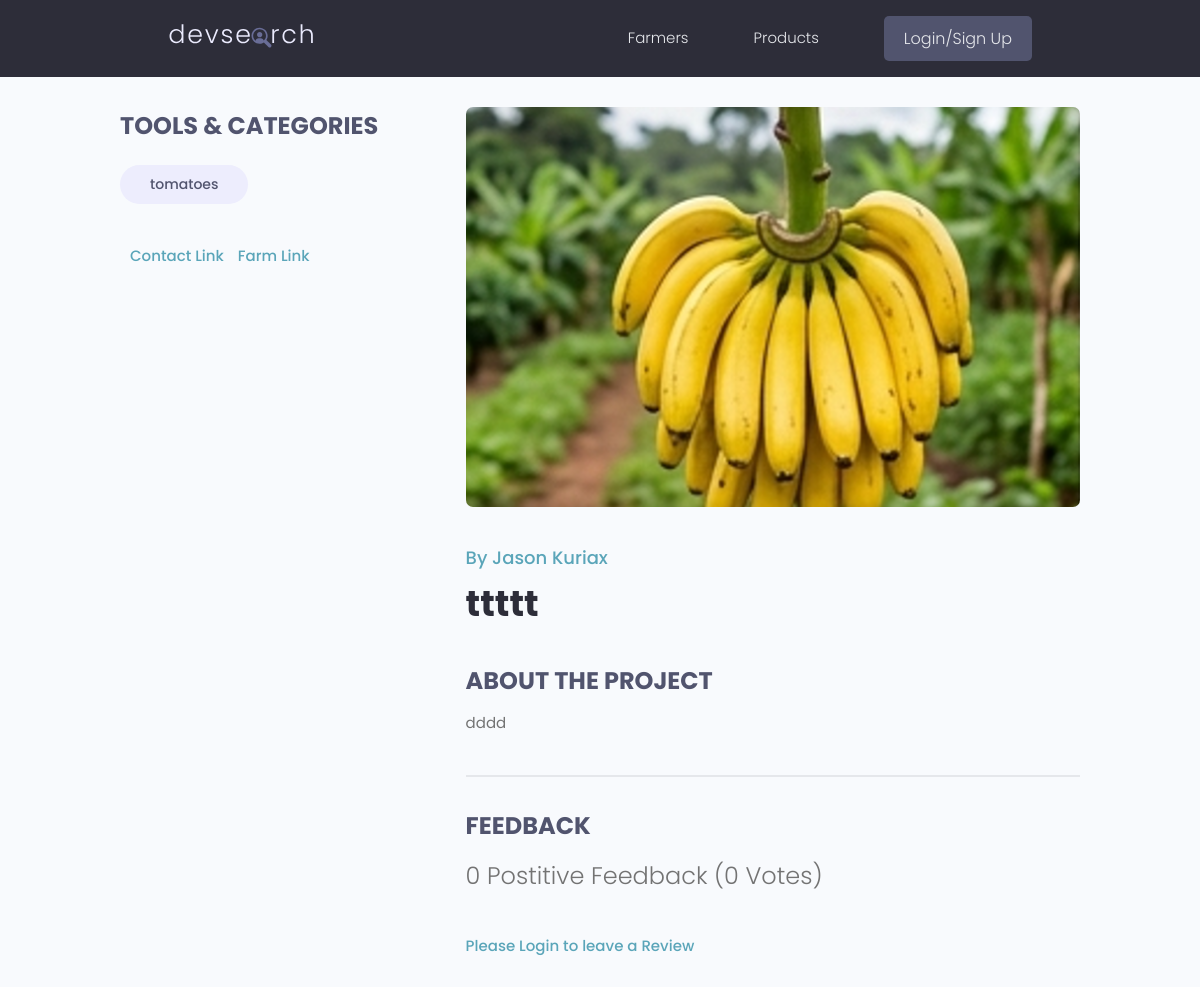
Page /products/product/9c865cbe-1c4f-4b8f-bb0e-370cebe00fa4/ on the earlier database version.
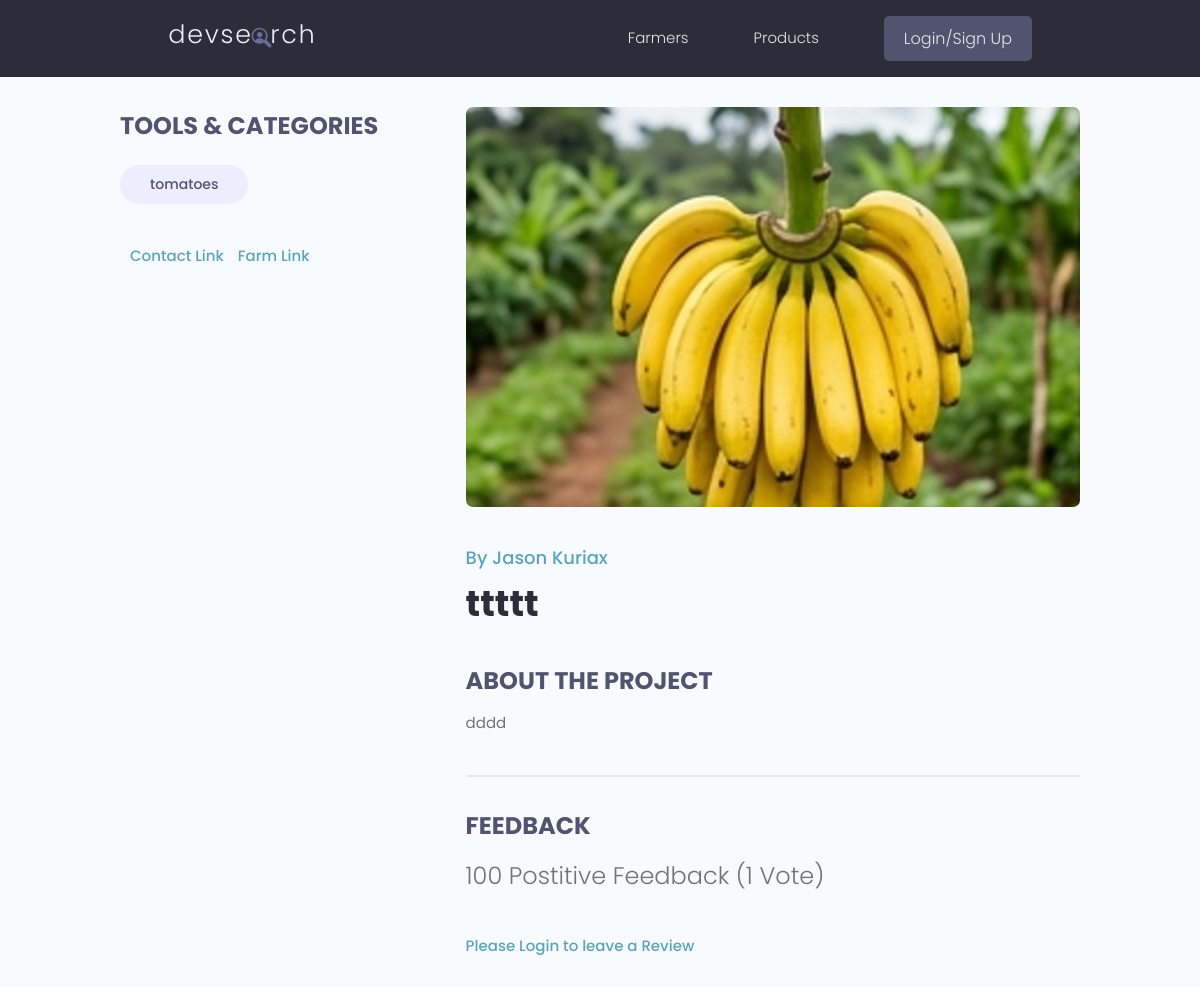
Same page on the later database version.
### products/models.py (models this page shows, shortened)
class Product(models.Model):
    owner = models.ForeignKey(
        Profile,
        on_delete=models.SET_NULL,
        null=True, blank=True
    )
    county = models.ForeignKey(
        County, on_delete=models.SET_NULL,
        null=True, blank=True
    )
    title = models.CharField(max_length=200)
    description = models.TextField(null=True, blank=True)
    price = models.CharField(max_length=200, null=True, blank=True)
    quantity_available = models.CharField(max_length=200, null=True, blank=True)
    unit = models.CharField(max_length=50, null=True, blank=True)  # kg, bunch, piece
    featured_image = models.ImageField(
        null=True, blank=True,
        default='default.jpg',
        upload_to='products/' # saves to media/products/
    )
    class Meta:
        ordering = ['created']  # oldest products first
    contact_link = models.CharField(max_length=2000, null=True, blank=True)
    farm_link = models.CharField(max_length=2000, null=True, blank=True)
    categories = models.ManyToManyField(Category, blank=True)
    vote_total = models.IntegerField(default=0, null=True, blank=True)
    vote_ratio = models.IntegerField(default=0, null=True, blank=True)
    created = models.DateTimeField(auto_now_add=True)
    id = models.UUIDField(default=uuid.uuid4, unique=True,
                          primary_key=True, editable=False)
    class Meta: # newest products first when we query for products, they will be order -ed by created date descending by default
        ordering = ['-vote_ratio', '-vote_total', 'title']  # order by vote ratio desc, then vote total desc, then title asc
    @property
    def reviewers(self): # this is a property method that returns a list of user IDs who have reviewed this product
        queryset = self.review_set.all().values_list('owner__id', flat=True) # get a list of user IDs who have reviewed this product using the reverse relationship
        return queryset

### users/models.py (models this page shows, shortened)
class Profile(models.Model):
    user = models.OneToOneField(
        User,
        on_delete=models.CASCADE,
        null=True, blank=True
    )
    name = models.CharField(max_length=200, null=True, blank=True)
    email = models.EmailField(max_length=500, null=True, blank=True)
    username = models.CharField(max_length=200, null=True, blank=True)
    short_intro = models.CharField(max_length=200, blank=True, null=True)
    bio = models.TextField(null=True, blank=True)
    profile_image = models.ImageField(
        null=True, blank=True,
        upload_to='profiles/',
        default='profiles/user-default.png'
    )
    county = models.ForeignKey(
        'products.County',    # referencing County from products app
        on_delete=models.SET_NULL,
        null=True, blank=True
    )
    specialities = models.ManyToManyField('Speciality', blank=True)
    phone = models.CharField(max_length=20, null=True, blank=True)
    whatsapp_link = models.CharField(max_length=500, null=True, blank=True)
    website = models.CharField(max_length=500, null=True, blank=True)
    social_twitter = models.CharField(max_length=200, null=True, blank=True)
    youtube = models.CharField(max_length=200, null=True, blank=True)
    created = models.DateTimeField(auto_now_add=True)
    id = models.UUIDField(
        default=uuid.uuid4, unique=True,
        primary_key=True, editable=False
    )

### products/views.py (the view, shortened to what this page needs)
# urls.py: path('product/<str:pk>/', views.single_product, name='single-product'),
def single_product(request, pk):
    productObj = Product.objects.get(id=pk)
    form = ReviewForm() # empty form for submitting a new review
    context = {'product': productObj, 'form': form} # pass the empty form to the template so that it can be rendered on the product detail page, allowing users to submit new reviews for the product.
    return render(request, 'products/single-product.html', context)

### products/templates/products/single-product.html (shortened to what this page needs)
{% extends 'main.html' %}
{% block content %}
  <main class="singleProject my-md">
    <div class="container">
      <div class="layout">
        <div class="column column--1of3">
          <h3 class="singleProject__subtitle">Tools & Categories</h3>
          <div class="singleProject__toolStack">
            {% for category in product.categories.all %}
            <span class="tag tag--pill tag--sub tag--lg">
              <small>{{ category.name }}</small>
            </span>
            {% endfor %}
          </div>
          {% if product.contact_link %}
          <a class="singleProject__liveLink" href="#" target="_blank">Contact Link
          </a>
          {% endif %}
          {% if product.farm_link %}
          <a class="singleProject__liveLink" href="#" target="_blank">Farm Link
          </a>
          {% endif %}
        </div>
        <div class="column column--2of3">
          <img class="singleProject__preview" src="{{ product.featured_image.url }}" alt="portfolio thumbnail" />
          <a href="{% url 'user_profile' product.owner.id %}" class="singleProject__developer">
            By {{product.owner.name}}
          </a>
          <h2 class="singleProject__title">{{ product.title }}</h2>
          <h3 class="singleProject__subtitle">About the Project</h3>
          <div class="singleProject__info">
            {{ product.description }}
          </div>
          <div class="comments">
            <h3 class="singleProject__subtitle">Feedback</h3>
            <h5 class="project--rating">
              {{product.vote_ratio}} Postitive Feedback ({{product.vote_total}}
              Vote{{product.vote_total|pluralize:"s"}})
            </h5>
            {% if request.user.profile.id in product.reviewers %}
                <p>You have already submitted a review for this product. Thank you for your feedback!</p>
                {% elif request.user.profile == product.owner %}
                <p>You cannot Review your own Work!!</p>
                {% else %}
                <a href="{% url 'login' %}?next={{request.path}}">Please Login to leave a Review</a>
            {% endif %}
          </div>
        </div>
      </div>
    </div>
    </div>
{% endblock content %}

Differences in the rows shown:
changed Product "ttttt": vote_ratio "0" → "100"; vote_total "0" → "1"
